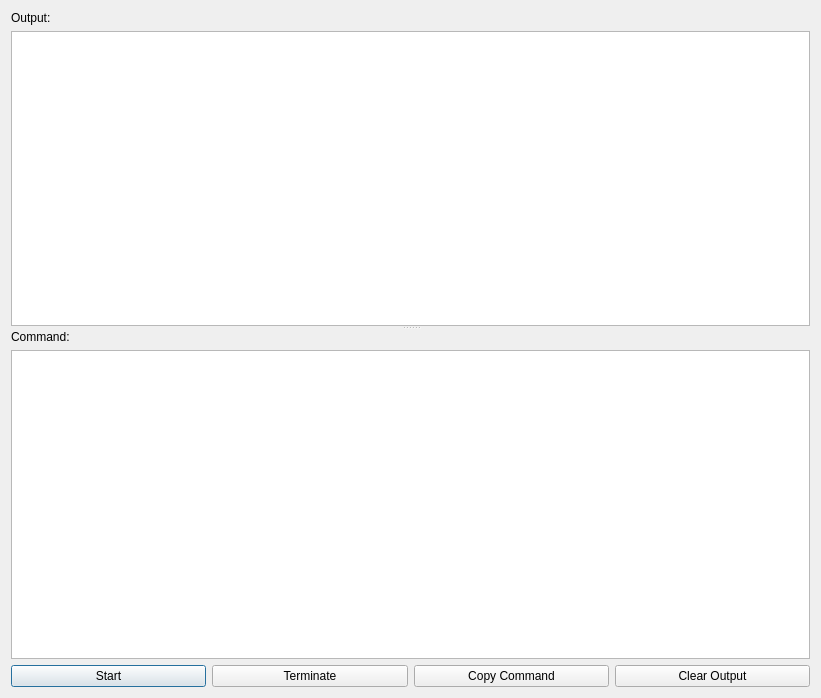
<?xml version="1.0" encoding="UTF-8"?>
<ui version="4.0">
 <class>StartPackDialog</class>
 <widget class="QDialog" name="StartPackDialog">
  <property name="windowModality">
   <enum>Qt::ApplicationModal</enum>
  </property>
  <property name="geometry">
   <rect>
    <x>0</x>
    <y>0</y>
    <width>821</width>
    <height>698</height>
   </rect>
  </property>
  <property name="font">
   <font>
    <family>Arial</family>
    <pointsize>9</pointsize>
   </font>
  </property>
  <property name="windowTitle">
   <string>Start Pack</string>
  </property>
  <layout class="QVBoxLayout" name="verticalLayout_3">
   <item>
    <widget class="QSplitter" name="splitter">
     <property name="orientation">
      <enum>Qt::Vertical</enum>
     </property>
     <widget class="QWidget" name="">
      <layout class="QVBoxLayout" name="verticalLayout_2">
       <item>
        <widget class="QLabel" name="outputLabel">
         <property name="text">
          <string>Output:</string>
         </property>
        </widget>
       </item>
       <item>
        <widget class="QTextBrowser" name="outputTextBrowser">
         <property name="styleSheet">
          <string notr="true"/>
         </property>
         <property name="markdown">
          <string/>
         </property>
         <property name="html">
          <string>&lt;!DOCTYPE HTML PUBLIC &quot;-//W3C//DTD HTML 4.0//EN&quot; &quot;http://www.w3.org/TR/REC-html40/strict.dtd&quot;&gt;
&lt;html&gt;&lt;head&gt;&lt;meta name=&quot;qrichtext&quot; content=&quot;1&quot; /&gt;&lt;style type=&quot;text/css&quot;&gt;
p, li { white-space: pre-wrap; }
&lt;/style&gt;&lt;/head&gt;&lt;body style=&quot; font-family:'Arial'; font-size:9pt; font-weight:400; font-style:normal;&quot;&gt;
&lt;p style=&quot;-qt-paragraph-type:empty; margin-top:0px; margin-bottom:0px; margin-left:0px; margin-right:0px; -qt-block-indent:0; text-indent:0px; font-family:'SimSun'; font-size:7.2pt;&quot;&gt;&lt;br /&gt;&lt;/p&gt;&lt;/body&gt;&lt;/html&gt;</string>
         </property>
        </widget>
       </item>
      </layout>
     </widget>
     <widget class="QWidget" name="">
      <layout class="QVBoxLayout" name="verticalLayout">
       <item>
        <widget class="QLabel" name="commandLabel">
         <property name="text">
          <string>Command:</string>
         </property>
        </widget>
       </item>
       <item>
        <widget class="QPlainTextEdit" name="commandEdit"/>
       </item>
       <item>
        <layout class="QHBoxLayout" name="horizontalLayout">
         <item>
          <widget class="QPushButton" name="startButton">
           <property name="text">
            <string>Start</string>
           </property>
          </widget>
         </item>
         <item>
          <widget class="QPushButton" name="terminateButton">
           <property name="text">
            <string>Terminate</string>
           </property>
          </widget>
         </item>
         <item>
          <widget class="QPushButton" name="copyCommandButton">
           <property name="text">
            <string>Copy Command</string>
           </property>
          </widget>
         </item>
         <item>
          <widget class="QPushButton" name="clearOutputButton">
           <property name="text">
            <string>Clear Output</string>
           </property>
          </widget>
         </item>
        </layout>
       </item>
      </layout>
     </widget>
    </widget>
   </item>
  </layout>
 </widget>
 <resources/>
 <connections/>
</ui>
